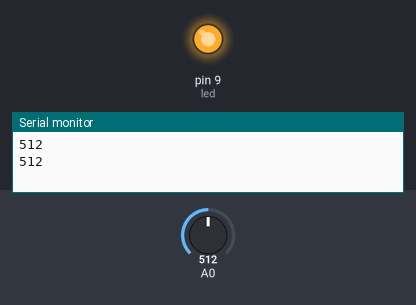
This sketch was run on a simulated Arduino Uno, built with avr-gcc and run on an emulated ATmega328P. Shown: output pins drawn as LEDs (lit = HIGH), the last lines printed to the serial monitor. The test bench sets the inputs (shaded band); at power-on: A0 = 512.

Above: at 1.8 s.
1.9 s: A0 set to 122
At 3.1 s:
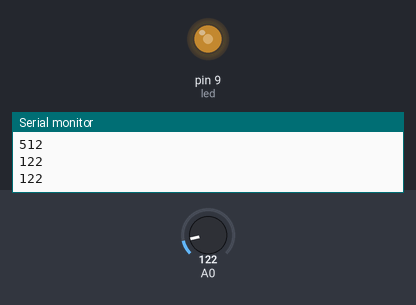
3.5 s: A0 set to 0
At 4.6 s:
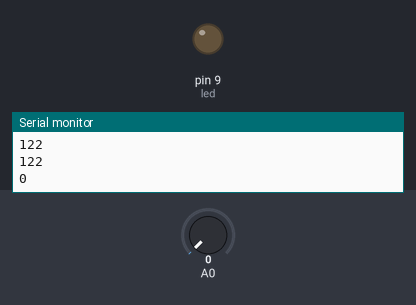
5.5 s: A0 set to 306
At 7.3 s:
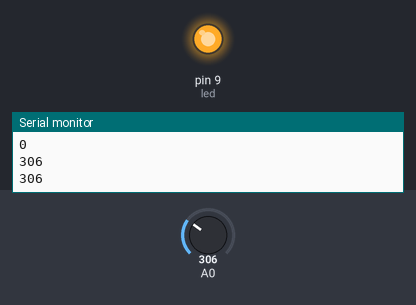
Timing chart, 0 to 8.8 s (numbered marks = the images above; inputs shaded):
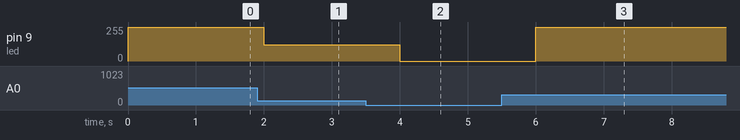

Measured:
- after the input at 1.9 s, pin 9 (led): 255/255 → 122/255 after 0.10 s
- after the input at 3.5 s, pin 9 (led): 122/255 → 0/255 after 0.50 s
- after the input at 5.5 s, pin 9 (led): 0/255 → 255/255 after 0.50 s

The sketch:

Photo_Resistor.ino
```cpp
int led = 9;

void setup(){
  Serial.begin(9600);
  pinMode(A0, INPUT);
}


void loop(){
  int sensorValue = analogRead(A0);

  Serial.println(sensorValue);
  analogWrite(led,sensorValue);

  delay(1000);
}
```
